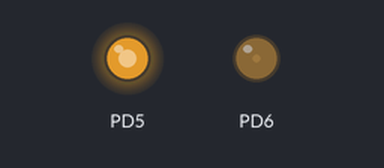
A program run on a simulated ATmega328P, built with avr-gcc and emulated at 16 MHz. Shown: output pins drawn as LEDs (lit = HIGH).

Above: at 0.15 s.
At 7.65 s:
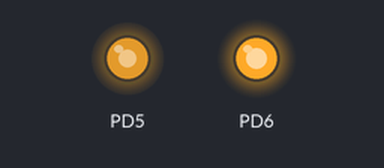
At 19.95 s:
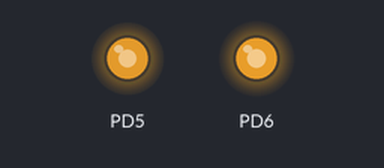
At 39.75 s:
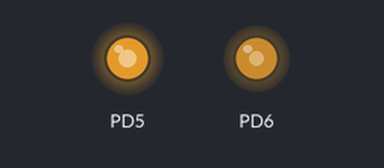
Timing chart, 0 to 40.0 s (numbered marks = the images above):
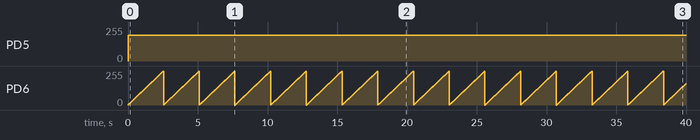

Measured:
- by itself, PD5: 0/255 → 192/255 at 0.00 s
- by itself, PD6: ramps from 0/255 to 255/255 and jumps back, once every 2.6 s

The program:

main.c
```c
/*
 * PWM_FAST.c
 *
 * Created: 12/04/2022 20:57:33
 * Author : carlo
 */

#define  F_CPU 16000000
#include <avr/io.h>
#include <util/delay.h>

#include <avr/io.h>
#include <avr/interrupt.h>
#include <avr/sfr_defs.h>

#define set_bit(sfr, bit)	(_SFR_BYTE(sfr) |= _BV(bit))
#define clear_bit(sfr, bit) (_SFR_BYTE(sfr) &= ~_BV(bit))

int main(void)
{
    /// Pines como salida
    set_bit(DDRD, 5);
    set_bit(DDRD, 6);

    // Modo Fast PWM
    TCCR0B &= ~(1<<WGM02);
    TCCR0A |= (1<<WGM01);
    TCCR0A |= (1<<WGM00);

    // Prescalador 64
    TCCR0B &= ~(1<<CS02);
    TCCR0B |= (1<<CS01);
    TCCR0B |= (1<<CS00);

    //evento en el pin oc0a
	set_bit(TCCR0A, COM0A1);
    clear_bit(TCCR0A, COM0A0);

    //evento en el pin oc0b
	set_bit(TCCR0A, COM0B1);
    set_bit(TCCR0A, COM0B0);

	OCR0A = 0;
	OCR0B = 63;
	uint8_t DC = 0;
    while (1)
    {
		DC ++;
		OCR0A = DC;
		_delay_ms(10);

    }
}
```
